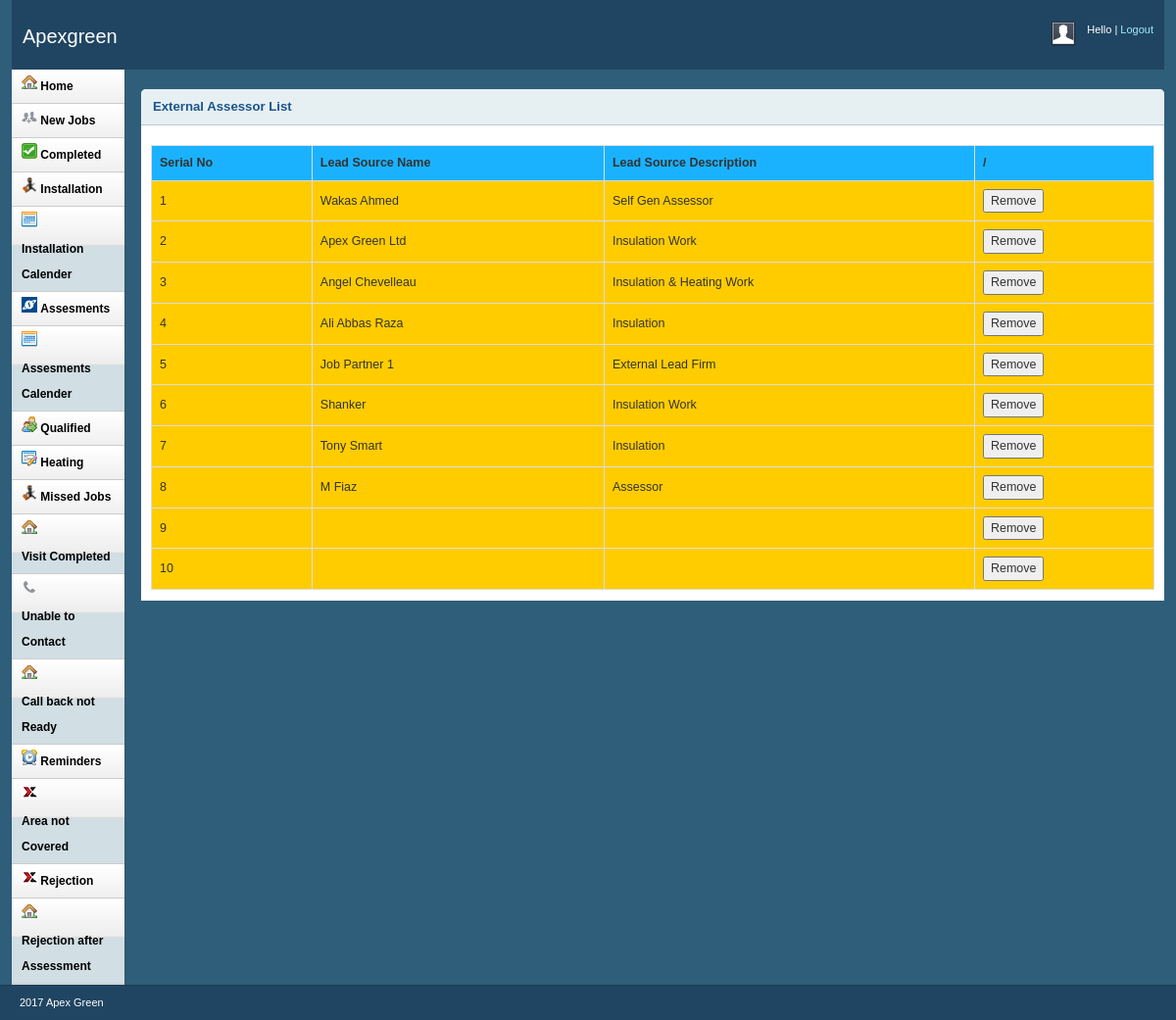
Screenshot of /leadsource_list.php with the database file from the repository.
### tables this page shows
CREATE TABLE IF NOT EXISTS `lead_source` (
  `id` int(11) NOT NULL auto_increment,
  `source_name` varchar(100) NOT NULL,
  `source_desc` varchar(500) NOT NULL,
  `active_flag` char(1) NOT NULL default 'y',
  `updated_by` varchar(200) NOT NULL,
  PRIMARY KEY  (`id`)
);

### leadsource_list.php (the view, shortened to what this page needs)
<!DOCTYPE html PUBLIC "-//W3C//DTD XHTML 1.0 Strict//EN" "http://www.w3.org/TR/xhtml1/DTD/xhtml1-strict.dtd">
<html xmlns="http://www.w3.org/1999/xhtml">
<head>
    <link rel="stylesheet" type="text/css" href="css/bootstrap.min.css"/>
    <link rel="stylesheet" type="text/css" href="css/reset.css" media="screen" />
    <link rel="stylesheet" type="text/css" href="css/text.css" media="screen" />
    <link rel="stylesheet" type="text/css" href="css/grid.css" media="screen" />
    <link rel="stylesheet" type="text/css" href="css/layout.css" media="screen" />
    <link rel="stylesheet" type="text/css" href="css/nav.css" media="screen" />
    <link rel="stylesheet" type="text/css" href="css/jquery.jqplot.min.css" />
</head>
<body>
    <div class="container_12">
        <div class="grid_12 header-repeat">
            <?php
                    include "head.php";
					?>
        </div>
        <div class="grid_2">
            <div class="box sidemenu">
                <div class="block" id="section-menu">
                    <?php
                    include "sidebar.php";
					?>
                </div>
            </div>
        </div>
        <div class="grid_10">
            <div class="box round first">
                <h2>
                   External Assessor List
				 </h2>
                <div class="block">
                    <div id="employee_table">
					<?php
				include_once("db_connection.php");
			$select_query = "select id, source_name,source_desc from lead_source where active_flag='Y' ";
			$res = mysqli_query($conn, $select_query);
            echo "<table border='1' width=100%>";
            echo "<tr>";
			echo "<tr bgcolor='#1ab2ff'>";
			echo "<td style='font-weight:bold'>"; echo "Serial No"; echo "</td>";
            echo "<td style='font-weight:bold'>"; echo "Lead Source Name"; echo "</td>";
            echo "<td style='font-weight:bold'>"; echo "Lead Source Description"; echo "</td>";
            echo "<td style='font-weight:bold'>"; echo "/"; echo "</td>";
            echo "</tr>";
			$sno = 1;
            while($row=mysqli_fetch_array($res))
            {
                echo "<tr bgcolor= #ffcc00>";
                echo "<td>"; echo $sno; echo "</td>";
                echo "<td>"; echo $row["source_name"]; echo "</td>";
				echo "<td>"; echo $row["source_desc"]; echo "</td>";
			?>
				<td><input type="submit" name="deactivate" value = "Remove" onclick="deactivate_source(<?php echo $row['id']; ?>)"/>
				</td>
				</tr>
				<?php
				 $sno=$sno+1;
            }
			?>
            </table>
                    </div>
                </div>
            </div>
        </div>
    </div>
    <div id="site_info">
        <p>
2017 Apex Green
        </p>
    </div>
</body>
</html>

### head.php (shortened to what this page needs)
<?php
   $var_user=$_SESSION["user"];
?>
<div id="branding">
	<div class="floatleft">
		<font color="#FFFFFF" style="font-size:20px ">Apexgreen
		</font>
	</div>
    <div class="floatright">
		<div class="floatleft">
			<img src="img/img-profile.jpg" alt="Profile Pic" />
		</div>
        <div class="floatleft marginleft10">
			<ul class="inline-ul floatleft">
				<li>Hello <?php echo $var_user; ?> </li>
                <li><a href="logout.php">Logout</a></li>
            </ul>
            <br/>
        </div>
    </div>
</div>

### sidebar.php (shortened to what this page needs)
<ul class="section menu">
    <li>
        <a class="menuitem" style="font-size: 12px !important; " href="index.php"img src="img/img-profile.jpg">
            <img src="img/house.png" alt="Profile Pic" />
            <label>Home</label>
        </a>
    </li>
    <li>
        <a class="menuitem" style="font-size: 12px !important; " href="new_jobs.php">
            <img src="img/cl.png" alt="Profile Pic" />
            <label>New Jobs</label>
        </a>
    </li>
    <li>
        <a class="menuitem" style="font-size: 12px !important; " href="completed.php">
            <img src="img/comp.png" alt="Profile Pic" />
            <label>Completed</label>
        </a>
    </li>
    <li>
        <a class="menuitem" style="font-size: 12px !important; " href="installation.php">
            <img src="img/cons.ico" alt="Profile Pic" />
            <label>Installation</label>
        </a>
    </li>
    <li>
        <a class="menuitem" style="font-size: 12px !important; " href="display_cal.php?status=INST">
            <img src="img/cal.png" alt="Profile Pic" />
            <label>Installation Calender</label>
        </a>
    </li>
    <li>
        <a class="menuitem" style="font-size: 12px !important; " href="assesment.php">
            <img src="img/asmt.png" alt="Profile Pic" />
            <label>Assesments</label>
        </a>
    </li>
    <li>
        <a class="menuitem"style="font-size: 12px !important; " href="display_cal.php?status=ASMT">
            <img src="img/cal.png" alt="Profile Pic" />
            <label>Assesments Calender</label>
        </a>
    </li>
    <li>
        <a class="menuitem" style="font-size: 12px !important; " href="qualified_leads.php">
            <img src="img/ql.png" alt="Profile Pic" />
            <label>Qualified</label>
        </a>
    </li>
    <li>
        <a class="menuitem" style="font-size: 12px !important; " href="ready_to_book.php">
            <img src="img/rdtb.png" alt="Profile Pic" />
            <label>Heating</label>
        </a>
    </li>
    <li>
        <a class="menuitem" style="font-size: 12px !important; " href="missed_jobs.php">
            <img src="img/cons.ico" alt="Profile Pic" />
            <label>Missed Jobs</label>
        </a>
    </li>
    <li>
        <a class="menuitem" style="font-size: 12px !important; " href="visit_completed.php">
            <img src="img/house.png" alt="Profile Pic" />
            <label>Visit Completed</label>
        </a>
    </li>
    <li>
        <a class="menuitem" style="font-size: 12px !important; " href="unable_to_contact.php">
            <img src="img/utc.png" alt="Profile Pic" />
            <label>Unable to Contact</label>
        </a>
    </li>
    <li>
        <a class="menuitem" style="font-size: 12px !important; " href="call_back_not_ready_yet.php">
            <img src="img/house.png" alt="Profile Pic" />
            <label>Call back not Ready</label>
        </a>
    </li>
    <li>
        <a class="menuitem" style="font-size: 12px !important; " href="reminders.php">
            <img src="img/clock.jpg" alt="Profile Pic" />
            <label>Reminders</label>
        </a>
    </li>
    <li>
        <a class="menuitem" style="font-size: 12px !important; " href="incompleted.php">
            <img src="img/cros.jpg" alt="Profile Pic" />
            <label>Area not Covered</label>
        </a>
    </li>
    <li>
        <a class="menuitem" style="font-size: 12px !important; " href="rejection.php">
            <img src="img/cros.jpg" alt="Profile Pic" />
            <label>Rejection</label>
        </a>
    </li>
    <li img src="img/img-profile.jpg" alt="Profile Pic">
        <a class="menuitem" style="font-size: 12px !important; " href="rejection_after_ assessment.php">
            <img src="img/house.png" alt="Profile Pic" />
            <label>Rejection after Assessment</label>
        </a>
    </li>
</ul>

### css/text.css (style rules this page uses)
body { font: 13px/1.5 Tahoma, Helvetica, Arial, 'Liberation Sans', FreeSans, sans-serif; }
h2 { font-size: 23px; }
ul { list-style: square; }
li { margin-left: 30px; }
p, dl, hr, h1, h2, h3, h4, h5, h6, ol, ul, pre, address, fieldset { margin-bottom: 20px; }

### css/grid.css (style rules this page uses)
.container_12, .container_16 { width: 100%; }
.grid_1, .grid_2, .grid_3, .grid_4, .grid_5, .grid_6, .grid_7, .grid_8, .grid_9, .grid_10, .grid_11, .grid_12, .grid_13, .grid_14, .grid_15, .grid_16 { display: inline; float: left; margin-left: 1%; margin-right: 1%; }
.container_12 .grid_12, .container_16 .grid_16 { width: 98%; }
.container_12 .grid_2 { width: 9.666%; }
.container_12 .grid_10 { width: 86.333%; }

### css/layout.css (style rules this page uses)
body { background: #fff; color: #333; font-size: 11px; padding: 0 0 0px; }
.floatleft { float:left; }
.floatright { float:right; }
.inline-ul li { display:inline; color:#fff; }
.marginleft10 { margin-left:10px; }
a { color: #000; font-weight:bold; text-decoration: none; }
.container_12, .container_16 { background:#2E5E79; }
h1, h2, h3, h4, h5, h6 { line-height:1.2em; margin-bottom:.3em; }
h2 { margin-top:1em; }
#branding { font-weight:normal; text-align:left; padding:2em 1em 1.6em 1em; margin-bottom:0; }
.header-repeat { background:url(../img/header-repeat.jpg) repeat-x; }
#branding a { color:#A1EAFF; font-weight:normal; }
#branding a:before { content:" | "; color:#fff; }
#branding ul, #branding ul li { margin:0px; padding:0px; }
#branding li { padding:0px 0px 0px 0px !important; }
.box { background:#fff; margin-bottom:20px; padding:10px 10px 10px 10px; margin-left:-8px; }
.box.round { -moz-border-radius: 5px 5px 0px 0px; -webkit-border-radius: 5px 5px 0px 0px; border-radius: 5px 5px 0px 0px; }
.box h2 { font-size:1.2em; font-weight:bold; color:#1B548D; background:#E6F0F3; margin:-10px -10px 0 -10px; padding:10px 12px; border-bottom:1px solid #B3CBD6; -moz-border-radius: 5px 5px 0px 0px; -webkit-border-radius: 5px 5px 0px 0px; border-radius: 5px 5px 0px 0px; }
.box.first { margin-top:20px; }
.block { padding-top:20px; }
.box.sidemenu { background-color:#D1DEE4; border-right:1px solid #3A5665; padding:0px; margin:0px; cursor:pointer; }
.box.sidemenu .block { padding-top:0px; margin-top:0px; }
p { margin-bottom:1em; }
ul, ol { padding-top:0; }
ul.menu { list-style:none; border-top:1px solid #bbb; }
ul.menu li { margin:0; }
ul.menu li a { display:block; padding:4px 10px; border-bottom:1px solid #ccc; }
ul.section { border-top:0; margin-bottom:0; }
ul.section li a { background:url(../img/sidemenu-repeat.jpg) repeat-x; line-height:26px; }
#site_info { color:#fff; background:#204562; border-top:1px solid #1d3b53; padding-left:20px; }
#site_info p { line-height:35px; margin-bottom:0px; }
.block { padding-bottom:1px; }
html, body { min-height: 100%; }
#employee_table { position: relative; }

### css/nav.css (style rules this page uses)
table { font-family: arial, sans-serif; border-collapse: collapse; width: 100%; }
td { border: solid 1px #dddddd; border-left: none; border-right: none; text-align: center; padding: 8px; font-family:Arial, Helvetica, sans-serif; font-size:12.5px; }

### leadsource_list.php (style rules this page uses)
table { font-family: arial, sans-serif; border-collapse: collapse; width: 100%; }
td, th { border: 1px solid #dddddd; text-align: left; padding: 8px; font-family:'Raleway',sans-serif; font-size:12.5px }

### rows the page displays
lead_source: source_name "Wakas Ahmed", source_desc "Self Gen Assessor"
lead_source: source_name "Apex Green Ltd", source_desc "Insulation Work"
lead_source: source_name "Angel Chevelleau", source_desc "Insulation & Heating Work"
lead_source: source_name "Ali Abbas Raza", source_desc "Insulation"
lead_source: source_name "Job Partner 1", source_desc "External Lead Firm"
lead_source: source_name "Shanker", source_desc "Insulation Work"
lead_source: source_name "Tony Smart", source_desc "Insulation"
lead_source: source_name "M Fiaz", source_desc "Assessor"
